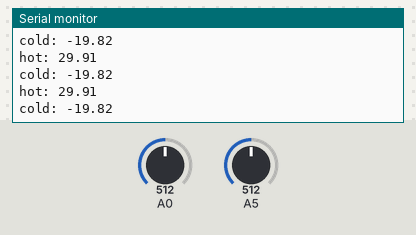
Simulated run of this sketch. Board: Arduino Uno, built with avr-gcc and run on an emulated ATmega328P. Shown: the last lines printed to the serial monitor. The inputs (shaded band) are chosen by the test bench; at power-on: A5 = 512, A0 = 512.

Above: at 2.8 s.
2.9 s: A5 set to 987
At 3.4 s:
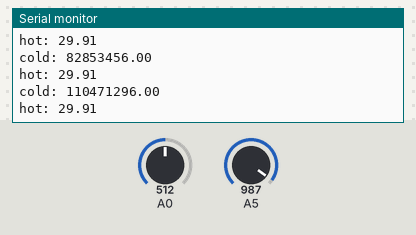
4.4 s: A5 set to 1009
At 4.47 s:
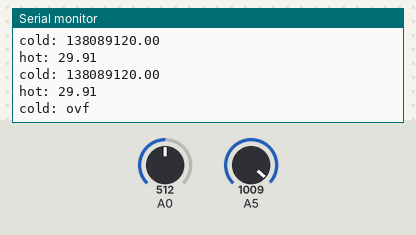
Timing chart, 0 to 7.4 s (numbered marks = the images above; inputs shaded):
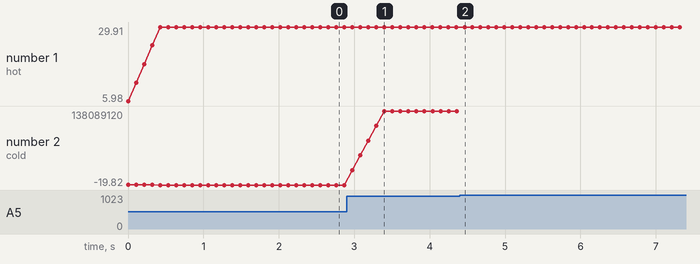

The sketch:

WC_Mk.III.ino
```cpp
/*
Program that reads thermistor temps in Fahrenheit

Based on the Vishay NTCLG100E2 radial 220k thermistor

Each thermistor is configured as the lower resistor in a resistor voltage divider with an
upper resistor of value 'Rdiv', where the analog voltage inputs of the arduino are connected
to the outputs of the voltage dividers

Created 7/15/2020
Authored by Tyler Le
*/
#include <math.h>

const int sampleCount = 5;  // number of samples to average
const int delayTime = 100;  // time delay between each sample taken
const boolean isCelsius = true; // choose whether to display temperature in celsius or fahrenheit

const int analogBitResolution = 1024;
const double Vsrc = 5.0;
const double Rdiv_t1 = 180400;  // thermistor1 is centered around 30C
const double Rdiv_t2 = 1796000; // thermistor2 is centered around -20C

double samples_t1[sampleCount];
double samples_t2[sampleCount];

void setup() {
  Serial.begin(115200);
}

void loop() {
  int Vardiv_t1 = analogRead(A0);
  double Vdiv_t1 = Vardiv_t1 * Vsrc / analogBitResolution;
  double Rtherm_t1 = (Vdiv_t1 * Rdiv_t1) / (Vsrc - Vdiv_t1);
  double avTemp_t1 = 0;

  int Vardiv_t2 = analogRead(A5);
  double Vdiv_t2 = Vardiv_t2 * Vsrc / analogBitResolution;
  double Rtherm_t2 = (Vdiv_t2 * Rdiv_t2) / (Vsrc - Vdiv_t2);
  double avTemp_t2 = 0;

  // implement FIFO functionality into sample collection
  for (int i = sampleCount - 1; i > 0; i--){
    samples_t1[i] = samples_t1[i - 1];
    samples_t2[i] = samples_t2[i - 1];
  }

  if (isCelsius){
    samples_t1[0] = resistanceToTemperature(Rtherm_t1);
    samples_t2[0] = resistanceToTemperature(Rtherm_t2);
  }
  else{
    samples_t1[0] = celsiusToFahrenheit(resistanceToTemperature(Rtherm_t1));
    samples_t2[0] = celsiusToFahrenheit(resistanceToTemperature(Rtherm_t2));
  }

  for(double sample : samples_t1){
    avTemp_t1 += sample;
  }

  for(double sample : samples_t2){
    avTemp_t2 += sample;
  }

  avTemp_t1 /= sampleCount;
  avTemp_t2 /= sampleCount;

  Serial.print("hot: ");
  Serial.println(avTemp_t1);
  // Serial.println(Vardiv_t1);
  Serial.print("cold: ");
  Serial.println(avTemp_t2);
  // Serial.println(Vardiv_t2);

  delay(delayTime);
}

/*
Converts a resistance in ohms to a corresponding temperature in celsius using
a piecewise function that models the thermistor's temp vs. resistance lookup table
in the datasheet

Equations are calculated from dcode.fr/equation-finder

Accurate within +- 0.1C from -40C to 40C
*/
static double resistanceToTemperature(double resistance){
  double t = 0.0;
  double r = resistance / 1000000; // For simplified convertion process
  if (r <= 0.33320808){
    // covers 40C to 15C
    // table values: -25 to 30
    t = (-496.824 * pow(r, 11)) + (5047.59 * pow(r, 10)) - (22183.3 * pow(r, 9))
      + (55779.1 * pow(r, 8)) - (89449.5 * pow(r, 7)) + (96536.8 * pow(r, 6))
      - (72101.2 * pow(r, 5)) + (37738.9 * pow(r, 4)) - (13875.9 * pow(r, 3))
      + (3580.8 * pow(r, 2)) - (672.143 * r) + 87.0692;
  }

  else if (r <= 1.0445345 && r > 0.33320808){
    // covers 15C to -10C
    t = (-0.125514 * pow(r, 11)) + (2.83242 * pow(r, 10)) - (27.343 * pow(r, 9))
      + (149.323 * pow(r, 8)) - (514.217 * pow(r, 7)) + (1178.43 * pow(r, 6))
      - (1848.56 * pow(r, 5)) + (2010.73 * pow(r, 4)) - (1520.96 * pow(r, 3))
      + (800.012 * pow(r, 2)) - (303.851 * r) + 65.2518;
  }

  else{
    // covers -10C to -40C
    // table values: -40 to -10
    t = (0.0176519 * pow(r,6)) - (.354364 * pow(r, 5)) + (2.92849 * pow(r, 4)) - (13.033 * pow(r, 3))
      + (34.5617 * pow(r, 2)) - (59.8321 * r) + 27.2221;
  }

  return t;
}

static double celsiusToFahrenheit(double c){
  return (c * 9 / 5) + 32;
}
```

Measured:
- the behaviour switches between 1002 and 1003 on A5 (found by bisection; images 1 and 2)
- after the input at 2.9 s, the serial monitor: prints a new line after 0.07 s (image 1)
- after the input at 4.4 s, the serial monitor: prints a new line after 0.06 s (image 2)
- plotted number 2: -19.82 → 138089120 after the input at 2.9 s
